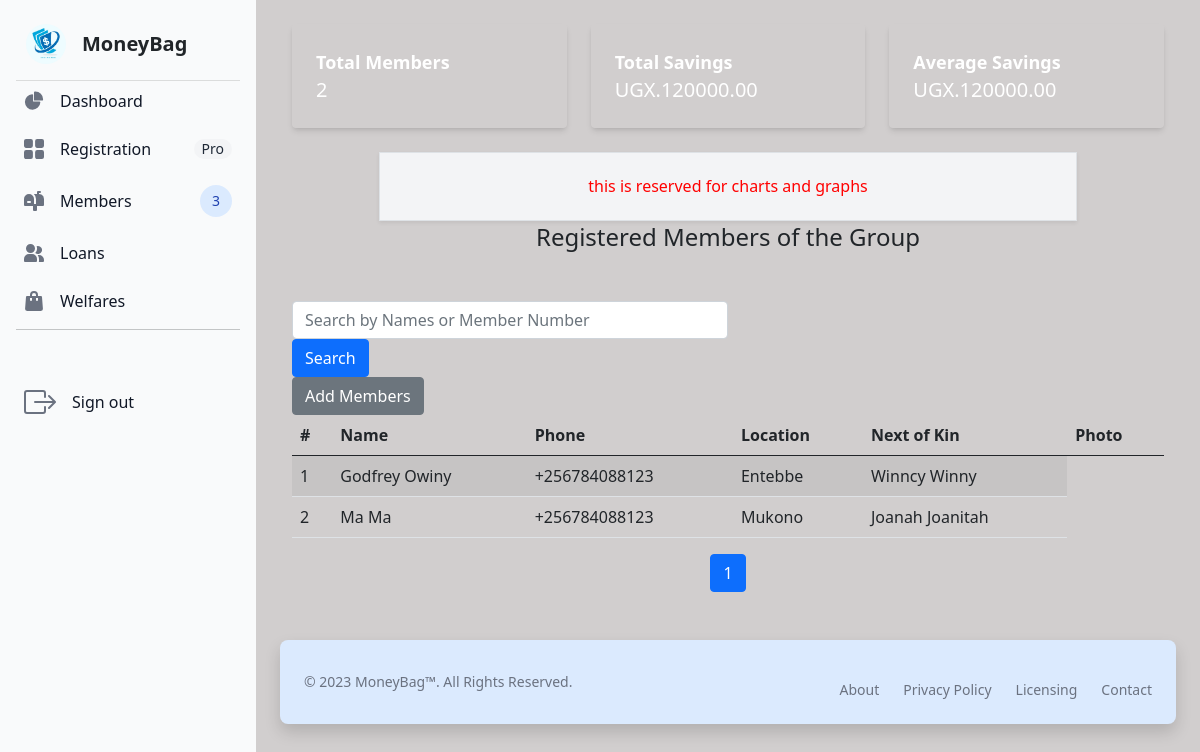
The app's page / (signed in) with its own data.
### savingsApp/models.py (models this page shows, shortened)
class Member(models.Model):
    contact_regex = r'^(\+256|0)\d{9}$'  # Regex for contact
    contact_validator = RegexValidator(
        regex=contact_regex,
        message='Enter a valid Country contact'
    )
    name_regex = r'^(?=.{1,100}$)[A-Za-z]+(?:[\'\s-][A-Za-z]+)* [A-Za-z]+(?:[\'\s-][A-Za-z]+)*$'
    name_validator = RegexValidator(
    regex=name_regex,
    message='Enter both names, no special characters'
)
    gender_choices = [('Male', 'Male'),
    ('Female', 'Female')]
    name = models.CharField(max_length=100, validators= [name_validator])
    user_number = models.IntegerField(null=False, blank=False, unique=True)
    NIN = models.CharField(max_length=14, unique=True, db_index=True)
    contact = models.CharField(max_length=13, validators=[MinLengthValidator(10), contact_validator])
    email = models.EmailField(null=False, blank=False, unique=True)
    profile_photo = models.ImageField(null=False, blank=False, upload_to='uploads')
    location = models.CharField(max_length=100)
    gender = models.CharField(choices=gender_choices, max_length=10)
    next_of_kin = models.CharField(max_length=100, validators=[name_validator])
    date_of_registration = models.DateField(null=False, blank=True, auto_now_add=True)

### savingsApp/views.py (the view)
# urls.py: path('', dashboard, name='dashboard'),
@login_required
def dashboard(request):
    total_members = Member.objects.count()
    total_savings = Save.objects.aggregate(total_savings=models.Sum('amount'))['total_savings'] or 0
    average_savings = Save.objects.aggregate(average_savings=models.Avg('amount'))['average_savings'] or 0
    search_query = request.GET.get('search', '')
    if search_query:
        member_list = Member.objects.filter(
            Q(name__icontains=search_query) |
            Q(contact__icontains=search_query)
        ).order_by('id')
    else:
        member_list = Member.objects.all().order_by('id')
    paginator = Paginator(member_list, 10)  # Show 10 members per page
    page_number = request.GET.get('page')
    page_obj = paginator.get_page(page_number)
    context = {
        'total_members': total_members,
        'total_savings': total_savings,
        'average_savings': average_savings,
        'page_obj': page_obj,
    }
    return render(request, 'savingsApp/dashboard.html', context)

### savingsApp/templates/savingsApp/dashboard.html (shortened to what this page needs)
{% extends 'savingsApp/base.html' %}
{% load static %}
  {% block content %}
    <div class="container-fluid">
        <div class="grid grid-cols-1 md:grid-cols-3 gap-4 mb-4">
            <div class="text-white p-4 rounded shadow-md dark:bg-gray-600">
                <h2 class="text-lg font-bold">Total Members</h2>
                <p class="text-xl">{{ total_members }}</p>
            </div>
            <div class="text-white p-4 rounded shadow-md dark:bg-gray-700">
                <h2 class="text-lg font-bold">Total Savings</h2>
                <p class="text-xl">UGX.{{ total_savings|floatformat:2 }}</p>
            </div>
            <div class="text-white p-4 rounded shadow-md dark:bg-gray-800">
                <h2 class="text-lg font-bold">Average Savings</h2>
                <p class="text-xl">UGX.{{ average_savings|floatformat:2 }}</p>
            </div>
        </div>
        <div id="charts-container" class="mt-6 w-4/5 mx-auto p-4 border border-gray-300 bg-gray-100 shadow-sm">
            <h1>this is reserved for charts and graphs</h1>
        </div>
        <h2 class="text-2xl text-center mb-5">Registered Members of the Group</h2>
        <div class="form-container">
            <form method="GET" class="form-inline">
                <input type="text" name="search" class="form-control w-50" placeholder="Search by Names or Member Number">
                <button type="submit" class="btn btn-primary">Search</button>
            </form>
        </div>
        <button type="button" class="btn btn-secondary add-members">Add Members</button>
        <table class="table table-striped table-responsive">
            <thead>
                <tr>
                    <th>#</th>
                    <th>Name</th>
                    <th>Phone</th>
                    <th>Location</th>
                    <th>Next of Kin</th>
                    <th>Photo</th>
                </tr>
            </thead>
            <tbody>
                {% for user in page_obj %}
                <tr>
                    <td>{{ user.id }}</td>
                    <td>{{ user.name }}</td>
                    <td>{{ user.contact }}</td>
                    <td>{{ user.location }}</td>
                    <td>{{ user.next_of_kin }}</td>
                </tr>
                {% empty %}
                <tr>
                    <td colspan="6">No members found.</td>
                </tr>
                {% endfor %}
            </tbody>
        </table>
        <nav aria-label="Page navigation">
            <ul class="pagination flex justify-center space-x-1">
                {% for num in page_obj.paginator.page_range %}
                    {% if page_obj.number == num %}
                        <li class="page-item active" aria-current="page"><span class="page-link">{{ num }}</span></li>
                    {% else %}
                        <li class="page-item"><a class="page-link" href="?page={{ num }}">{{ num }}</a></li>
                    {% endif %}
                {% endfor %}
            </ul>
        </nav>
    </div>
  {% endblock %}

### savingsApp/static/css/style.css (style rules this page uses)
body { background-color: rgba(208, 204, 204, 0.959); }
h1 { color: red; text-align: center; font-size: 12em; font-weight: bolder; }

### records on screen
Member: id "1", name "Godfrey Owiny", contact "+256784088123", location "Entebbe", next_of_kin "Winncy Winny"
Member: id "2", name "Ma Ma", contact "+256784088123", location "Mukono", next_of_kin "Joanah Joanitah"

### other values on screen
{{ total_members }} "2"
{{ total_savings|floatformat:2 }} "120000.00"
{{ average_savings|floatformat:2 }} "120000.00"
{{ num }} "1"
